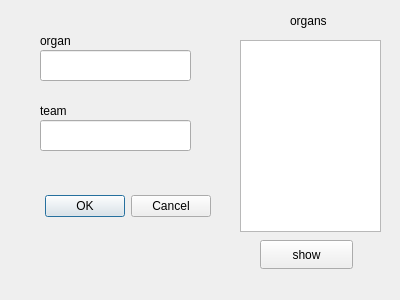
<?xml version="1.0" encoding="UTF-8"?>
<ui version="4.0">
 <class>Dialog_team_to_organ</class>
 <widget class="QDialog" name="Dialog_team_to_organ">
  <property name="geometry">
   <rect>
    <x>0</x>
    <y>0</y>
    <width>400</width>
    <height>300</height>
   </rect>
  </property>
  <property name="windowTitle">
   <string>Dialog</string>
  </property>
  <widget class="QDialogButtonBox" name="buttonBox">
   <property name="geometry">
    <rect>
     <x>-130</x>
     <y>190</y>
     <width>341</width>
     <height>32</height>
    </rect>
   </property>
   <property name="orientation">
    <enum>Qt::Horizontal</enum>
   </property>
   <property name="standardButtons">
    <set>QDialogButtonBox::Cancel|QDialogButtonBox::Ok</set>
   </property>
  </widget>
  <widget class="QListWidget" name="list_organs">
   <property name="geometry">
    <rect>
     <x>240</x>
     <y>40</y>
     <width>141</width>
     <height>192</height>
    </rect>
   </property>
  </widget>
  <widget class="QPushButton" name="show_organs_btn">
   <property name="geometry">
    <rect>
     <x>260</x>
     <y>240</y>
     <width>93</width>
     <height>29</height>
    </rect>
   </property>
   <property name="text">
    <string>show</string>
   </property>
  </widget>
  <widget class="QLabel" name="label">
   <property name="geometry">
    <rect>
     <x>290</x>
     <y>-10</y>
     <width>63</width>
     <height>61</height>
    </rect>
   </property>
   <property name="text">
    <string>organs</string>
   </property>
  </widget>
  <widget class="QLineEdit" name="organ_input">
   <property name="geometry">
    <rect>
     <x>40</x>
     <y>50</y>
     <width>151</width>
     <height>31</height>
    </rect>
   </property>
  </widget>
  <widget class="QLineEdit" name="team_input">
   <property name="geometry">
    <rect>
     <x>40</x>
     <y>120</y>
     <width>151</width>
     <height>31</height>
    </rect>
   </property>
  </widget>
  <widget class="QLabel" name="label_2">
   <property name="geometry">
    <rect>
     <x>40</x>
     <y>10</y>
     <width>63</width>
     <height>61</height>
    </rect>
   </property>
   <property name="text">
    <string>organ</string>
   </property>
  </widget>
  <widget class="QLabel" name="label_3">
   <property name="geometry">
    <rect>
     <x>40</x>
     <y>80</y>
     <width>63</width>
     <height>61</height>
    </rect>
   </property>
   <property name="text">
    <string>team</string>
   </property>
  </widget>
 </widget>
 <resources/>
 <connections>
  <connection>
   <sender>buttonBox</sender>
   <signal>accepted()</signal>
   <receiver>Dialog_team_to_organ</receiver>
   <slot>accept()</slot>
   <hints>
    <hint type="sourcelabel">
     <x>248</x>
     <y>254</y>
    </hint>
    <hint type="destinationlabel">
     <x>157</x>
     <y>274</y>
    </hint>
   </hints>
  </connection>
  <connection>
   <sender>buttonBox</sender>
   <signal>rejected()</signal>
   <receiver>Dialog_team_to_organ</receiver>
   <slot>reject()</slot>
   <hints>
    <hint type="sourcelabel">
     <x>316</x>
     <y>260</y>
    </hint>
    <hint type="destinationlabel">
     <x>286</x>
     <y>274</y>
    </hint>
   </hints>
  </connection>
 </connections>
</ui>
